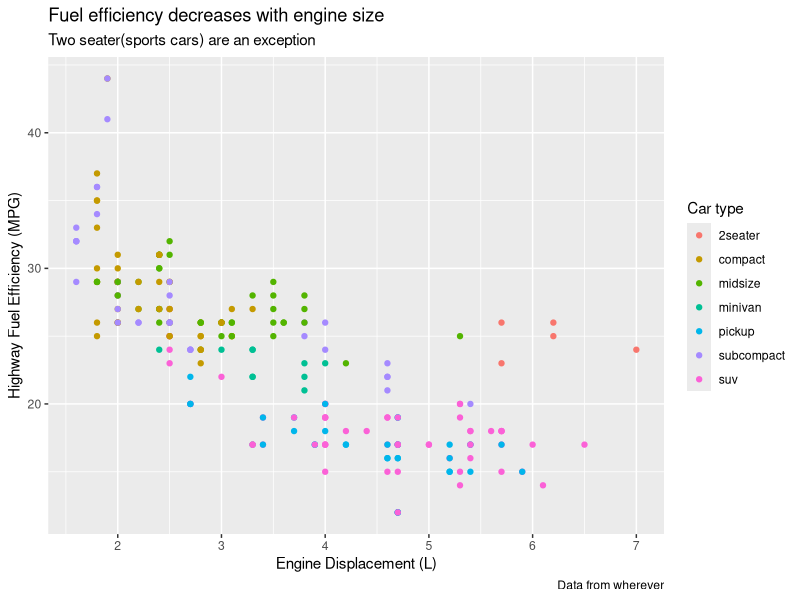
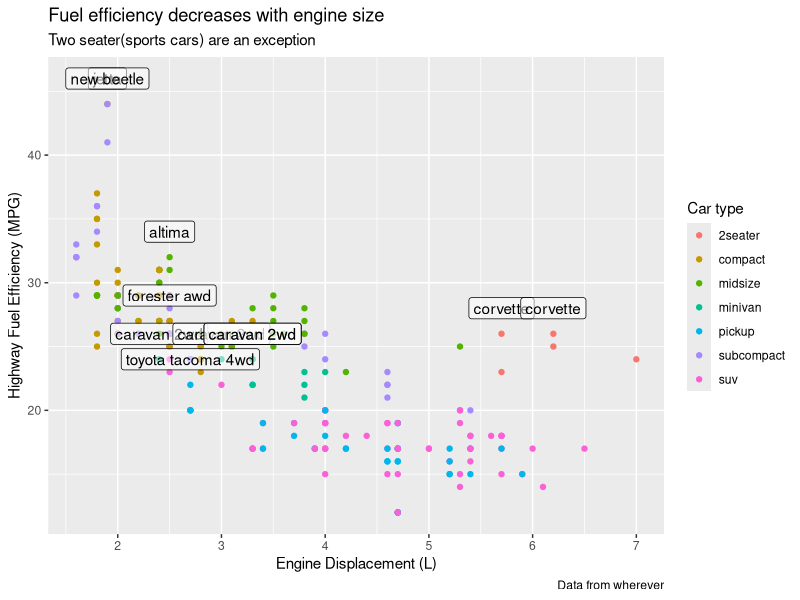
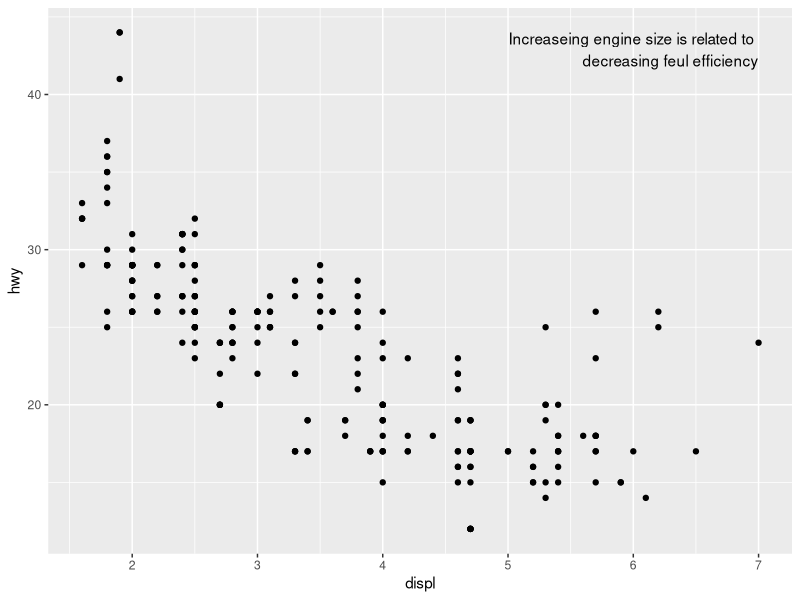
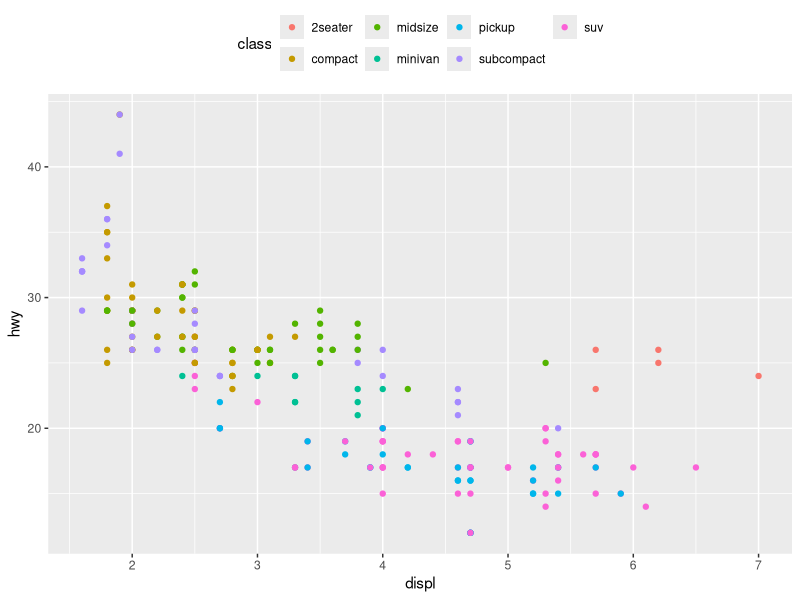
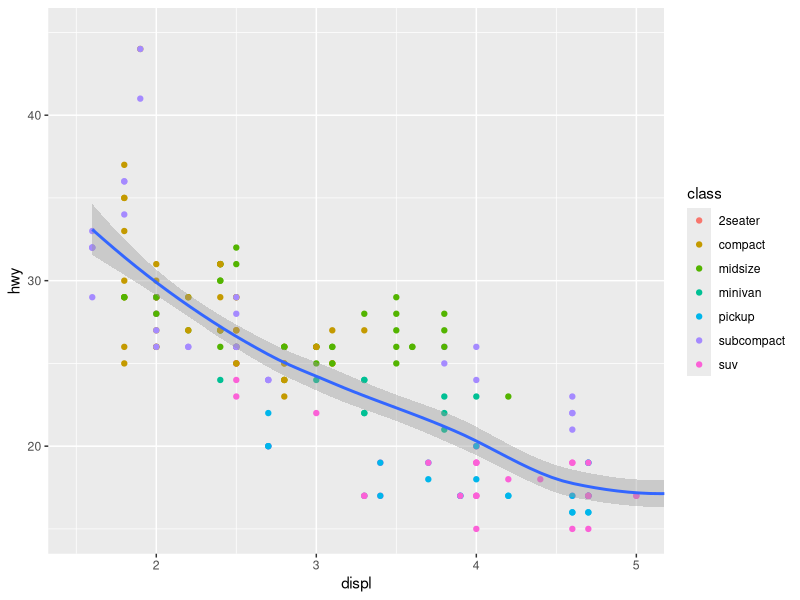
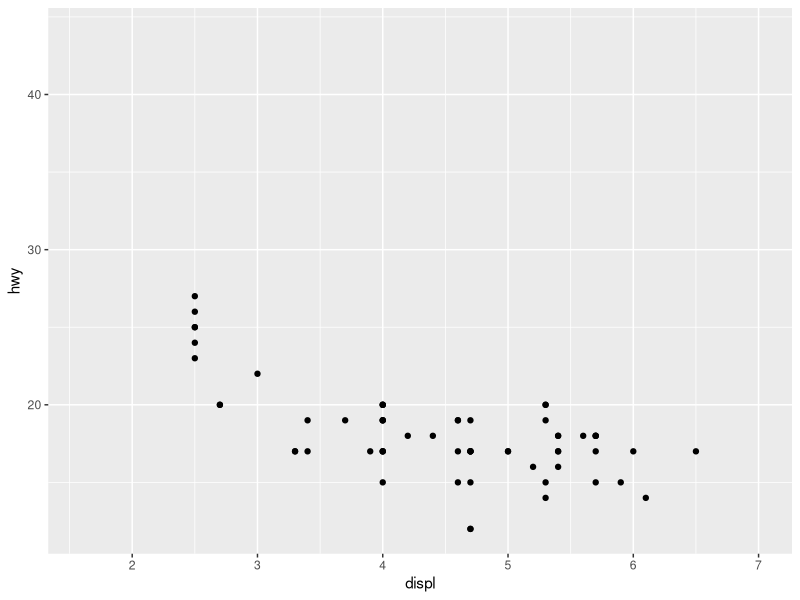
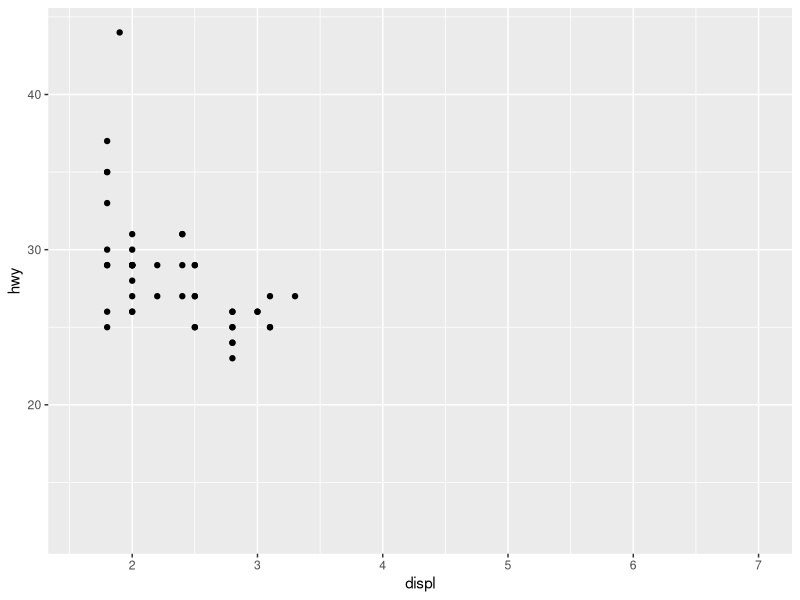

These charts were generated, in order, by the following R code:
library(tidyverse)
mpg


mpg %>%
  ggplot()+
  geom_point(mapping=aes(x = displ, y = hwy,color = class))+
  labs(
    x= "Engine Displacement (L)",
    y= "Highway Fuel Efficiency (MPG)",
    color = "Car type"
  )+
  labs(
    title = "Fuel efficiency decreases with engine size",
    subtitle = "Two seater(sports cars) are an exception",
    caption = "Data from wherever"
  )

best_in_class <- mpg %>%
  group_by(class)%>%
  filter(dense_rank(desc(hwy)) == 1 )

best_in_class

ggplot(data=mpg)+
  geom_point(mapping=aes(x = displ, y = hwy,color = class))+
  labs(
    x= "Engine Displacement (L)",
    y= "Highway Fuel Efficiency (MPG)",
    color = "Car type"
  )+
  labs(
    title = "Fuel efficiency decreases with engine size",
    subtitle = "Two seater(sports cars) are an exception",
    caption = "Data from wherever"
  )+
  geom_label(data=best_in_class, mapping=aes(x = displ, y = hwy, label = model),nudge_y = 2, alpha = .5)
  

label <- mpg%>%
  summarise(
    displ = max(displ),
    hwy = max(hwy),
    label = "Increaseing engine size is related to \ndecreasing feul efficiency"
  )

label

ggplot(data=mpg,mapping=aes(x=displ,y=hwy))+
  geom_point()+
  geom_text(data = label,mapping = aes(x=displ,y=hwy,label = label),vjust = "top",hjust = "right")

mpg %>%
  group_by(class)%>%
  summarise(hwy = max(hwy))

base <- ggplot(data=mpg, mapping=aes(x=displ,y=hwy))+
  geom_point(mapping = aes(color = class))

base+ theme(legend.position = "top")

base+ geom_smooth()+ coord_cartesian(xlim=c(1.5,5),ylim=c(15,45))


x_scale <- scale_x_continuous(limits =range(mpg$displ))
y_scale <- scale_y_continuous(limits = range(mpg$hwy))


mpg%>%
  filter(class == 'suv')%>%
  ggplot(mapping = aes (x = displ , y = hwy))+
  geom_point()+x_scale+y_scale

mpg%>%
  filter(class == 'compact')%>%
  ggplot(mapping = aes (x = displ , y = hwy))+
  geom_point()+x_scale+y_scale